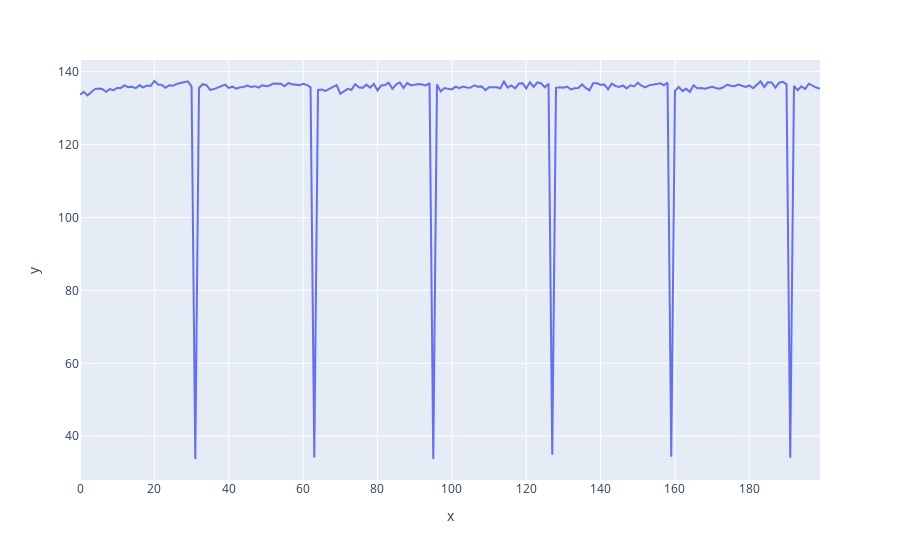

The cell this chart's notebook holds for it:
### Code cell
fig2 = plot_avg_loss(total_loss_sgd)
fig2.show()

### Figure 1 — Plotly figure (JSON) as saved in the notebook; plotly's stock layout.template omitted (floating-point values rounded to 4 significant figures; data arrays with more than 128 entries replaced by an {"elided": "..."} marker saying what was removed)
{"data": [{"hovertemplate": "x=%{x}<br>y=%{y}<extra></extra>", "legendgroup": "", "line": {"color": "#636efa", "dash": "solid"}, "marker": {"symbol": "circle"}, "mode": "lines", "name": "", "orientation": "v", "showlegend": false, "type": "scatter", "x": {"elided": "200 int values"}, "xaxis": "x", "y": {"elided": "200 float values"}, "yaxis": "y"}], "layout": {"legend": {"tracegroupgap": 0}, "margin": {"t": 60}, "xaxis": {"anchor": "y", "domain": [0, 1], "title": {"text": "x"}}, "yaxis": {"anchor": "x", "domain": [0, 1], "title": {"text": "y"}}}}
